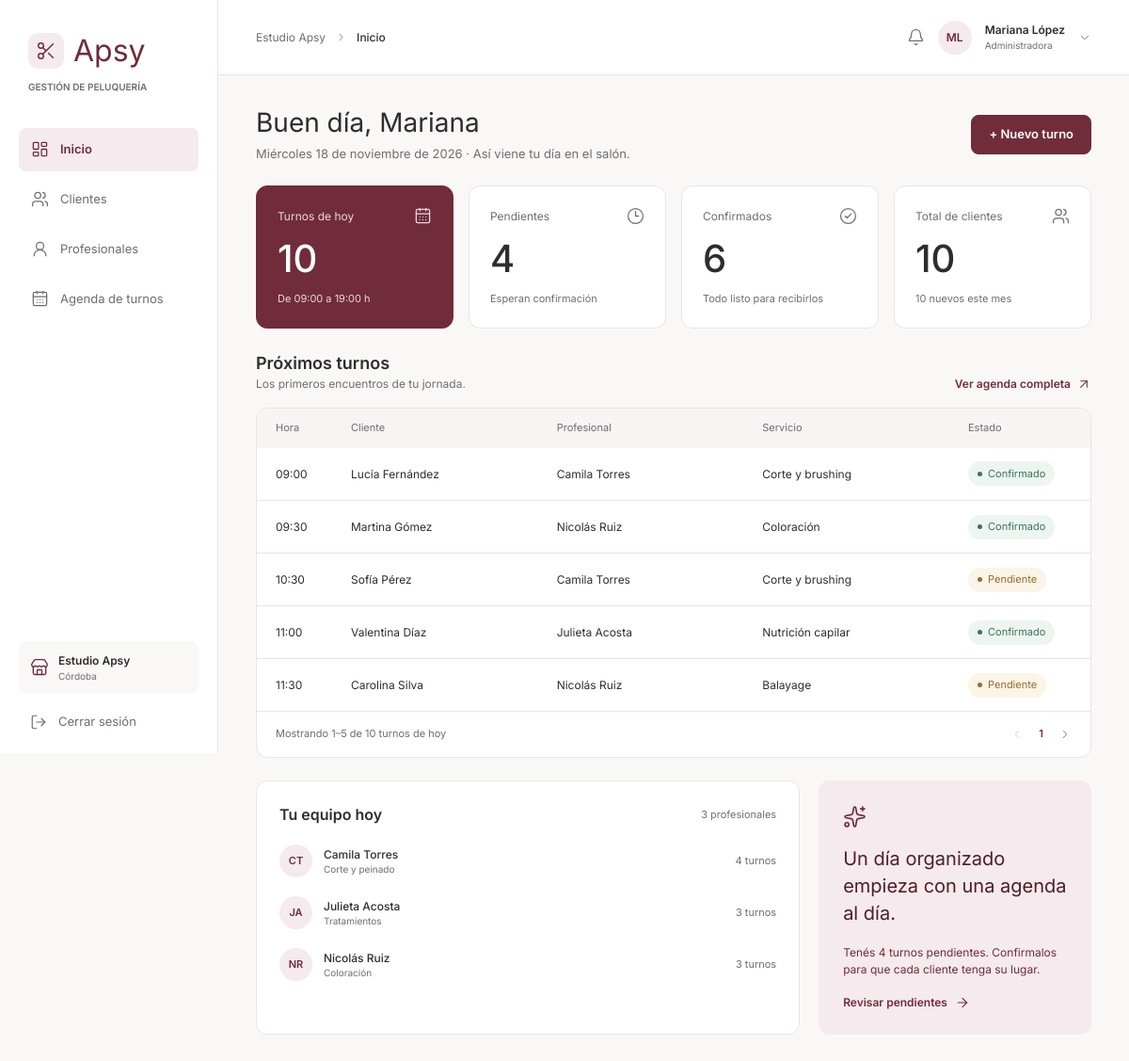
Page /dashboard.php (signed in) on the committed database.
### tables this page shows
CREATE TABLE turnos (
    id              INT UNSIGNED NOT NULL AUTO_INCREMENT,
    cliente_id      INT UNSIGNED NOT NULL,
    profesional_id  INT UNSIGNED NOT NULL,
    servicio_id     INT UNSIGNED NOT NULL,
    fecha           DATE         NOT NULL,
    hora_inicio     TIME         NOT NULL,
    hora_fin        TIME         NOT NULL,           
    estado          ENUM('pendiente','confirmado','cancelado','completado')
                    NOT NULL DEFAULT 'pendiente',
    creado_en       DATETIME     NOT NULL DEFAULT CURRENT_TIMESTAMP,
    PRIMARY KEY (id),

     
    KEY idx_turnos_fecha_hora (fecha, hora_inicio),                     
    KEY idx_turnos_prof_fecha (profesional_id, fecha, hora_inicio),     
    KEY idx_turnos_cliente (cliente_id),
    KEY idx_turnos_servicio (servicio_id),

     
     
    CONSTRAINT fk_turnos_cliente
        FOREIGN KEY (cliente_id)     REFERENCES clientes(id)
        ON DELETE RESTRICT ON UPDATE CASCADE,
    CONSTRAINT fk_turnos_profesional
        FOREIGN KEY (profesional_id) REFERENCES profesionales(id)
        ON DELETE RESTRICT ON UPDATE CASCADE,
    CONSTRAINT fk_turnos_servicio
        FOREIGN KEY (servicio_id)    REFERENCES servicios(id)
        ON DELETE RESTRICT ON UPDATE CASCADE,

    CONSTRAINT chk_turnos_horas CHECK (hora_fin > hora_inicio)
);

CREATE TABLE servicios (
    id            INT UNSIGNED      NOT NULL AUTO_INCREMENT,
    nombre        VARCHAR(80)       NOT NULL,
    duracion_min  SMALLINT UNSIGNED NOT NULL,        
    PRIMARY KEY (id),
    UNIQUE KEY uq_servicios_nombre (nombre),
    CONSTRAINT chk_servicios_duracion CHECK (duracion_min > 0)
);

### includes/auth.php (called while the page is built, shortened)
<?php
function usuario_actual(): array
{
    return [
        'id'       => $_SESSION['usuario_id'] ?? 0,
        'usuario'  => $_SESSION['usuario']    ?? '',
        'nombre'   => $_SESSION['nombre']     ?? '',
        'apellido' => $_SESSION['apellido']   ?? '',
        'rol'      => $_SESSION['rol']        ?? '',
    ];
}

### includes/turnos_funciones.php (called while the page is built, shortened)
<?php
function estados_turno(): array
{
    return [
        'pendiente'  => 'Pendiente',
        'confirmado' => 'Confirmado',
        'cancelado'  => 'Cancelado',
        'completado' => 'Completado',
    ];
}

### dashboard.php (the view, shortened to what this page needs)
<?php
require_once 'includes/auth.php';
require_once 'includes/conexion.php';
require_once 'includes/funciones.php';
require_once 'includes/turnos_funciones.php';
$hoy     = date('Y-m-d');
$stmt = $conexion->prepare('SELECT estado, COUNT(*) AS cantidad FROM turnos WHERE fecha = ? GROUP BY estado');
$stmt->bind_param('s', $hoy);
$stmt->execute();
$por_estado = [];
foreach ($stmt->get_result()->fetch_all(MYSQLI_ASSOC) as $fila) {
    $por_estado[$fila['estado']] = (int) $fila['cantidad'];
}
$pendientes  = $por_estado['pendiente']  ?? 0;
$confirmados = $por_estado['confirmado'] ?? 0;
$turnos_hoy  = array_sum($por_estado) - ($por_estado['cancelado'] ?? 0);
$primero_de_mes = date('Y-m-01');
$stmt = $conexion->prepare('SELECT COUNT(*) AS total, SUM(creado_en >= ?) AS nuevos FROM clientes WHERE activo = 1');
$stmt->bind_param('s', $primero_de_mes);
$stmt->execute();
$clientes       = $stmt->get_result()->fetch_assoc();
$total_clientes = (int) $clientes['total'];
$clientes_nuevos = (int) $clientes['nuevos'];
$pag = paginar($turnos_hoy, POR_PAGINA, (int) get_texto('pagina'));
$stmt = $conexion->prepare(
    "SELECT t.hora_inicio, t.estado,
            CONCAT(c.nombre, ' ', c.apellido) AS cliente,
            CONCAT(p.nombre, ' ', p.apellido) AS profesional,
            s.nombre AS servicio
       FROM turnos t
      INNER JOIN clientes c      ON c.id = t.cliente_id
      INNER JOIN profesionales p ON p.id = t.profesional_id
      INNER JOIN servicios s     ON s.id = t.servicio_id
      WHERE t.fecha = ? AND t.estado <> 'cancelado'
      ORDER BY t.hora_inicio, p.apellido
      LIMIT ? OFFSET ?"
);
$stmt->bind_param('sii', $hoy, $pag['por_pagina'], $pag['offset']);
$stmt->execute();
$proximos = $stmt->get_result()->fetch_all(MYSQLI_ASSOC);
$stmt = $conexion->prepare(
    "SELECT p.nombre, p.apellido, p.especialidad, COUNT(t.id) AS cantidad
       FROM profesionales p
      INNER JOIN turnos t ON t.profesional_id = p.id AND t.fecha = ? AND t.estado <> 'cancelado'
      WHERE p.activo = 1
      GROUP BY p.id, p.nombre, p.apellido, p.especialidad
      ORDER BY cantidad DESC, p.apellido
      LIMIT 8"
);
$stmt->bind_param('s', $hoy);
$stmt->execute();
$equipo = $stmt->get_result()->fetch_all(MYSQLI_ASSOC);
$estados       = estados_turno();
require 'includes/header.php';
?>
<div class="encabezado-pagina">
    <div>
        <h1><?= e(saludo_segun_hora()) ?>, <?= e($usuario['nombre']) ?></h1>
        <p><?= e(fecha_larga()) ?> · Así viene tu día en el salón.</p>
    </div>
    <a class="boton boton--primario" href="turnos.php?nuevo=1">+ Nuevo turno</a>
</div>
<section class="indicadores" aria-label="Resumen del día">
    <article class="indicador indicador--destacado">
        <div class="indicador__etiqueta"><span>Turnos de hoy</span><?= icono('calendar-days', 19) ?></div>
        <p class="indicador__valor"><?= $turnos_hoy ?></p>
        <p class="indicador__nota">De <?= e(HORA_APERTURA) ?> a <?= e(HORA_CIERRE) ?> h</p>
    </article>
    <article class="indicador">
        <div class="indicador__etiqueta"><span>Pendientes</span><?= icono('clock-3', 19) ?></div>
        <p class="indicador__valor"><?= $pendientes ?></p>
        <p class="indicador__nota">Esperan confirmación</p>
    </article>
    <article class="indicador">
        <div class="indicador__etiqueta"><span>Confirmados</span><?= icono('circle-check', 19) ?></div>
        <p class="indicador__valor"><?= $confirmados ?></p>
        <p class="indicador__nota">Todo listo para recibirlos</p>
    </article>
    <article class="indicador">
        <div class="indicador__etiqueta"><span>Total de clientes</span><?= icono('users', 19) ?></div>
        <p class="indicador__valor"><?= $total_clientes ?></p>
        <p class="indicador__nota"><?= $clientes_nuevos ?><?= $clientes_nuevos === 1 ? ' nuevo' : ' nuevos' ?> este mes</p>
    </article>
</section>
<section class="seccion">
    <div class="seccion__encabezado">
        <div>
            <h2>Próximos turnos</h2>
            <p>Los primeros encuentros de tu jornada.</p>
        </div>
        <a class="enlace-flecha" href="turnos.php">Ver agenda completa <?= icono('arrow-up-right', 16) ?></a>
    </div>
    <div class="tabla-tarjeta">
        <table class="tabla">
            <thead>
                <tr>
                    <th class="col-hora">Hora</th>
                    <th>Cliente</th>
                    <th>Profesional</th>
                    <th>Servicio</th>
                    <th class="col-estado">Estado</th>
                </tr>
            </thead>
            <tbody>
            <?php foreach ($proximos as $t): ?>
                <tr>
                    <td data-label="Hora"><?= e(substr($t['hora_inicio'], 0, 5)) ?></td>
                    <td data-label="Cliente"><?= e($t['cliente']) ?></td>
                    <td data-label="Profesional"><?= e($t['profesional']) ?></td>
                    <td data-label="Servicio"><?= e($t['servicio']) ?></td>
                    <td data-label="Estado"><span class="badge badge--<?= e($t['estado']) ?>"><?= e($estados[$t['estado']] ?? $t['estado']) ?></span></td>
                </tr>
            <?php endforeach; ?>
            </tbody>
        </table>
        <?php
        require 'parciales/paginacion.php';
        ?>
    </div>
</section>
<section class="panorama">
    <article class="tarjeta">
        <div class="tarjeta__cabecera">
            <h2>Tu equipo hoy</h2>
            <p><?= count($equipo) ?> <?= count($equipo) === 1 ? 'profesional' : 'profesionales' ?></p>
        </div>
        <ul class="equipo">
            <?php foreach ($equipo as $p): ?>
                <li class="equipo__persona">
                    <span class="avatar avatar--chico"><?= e(iniciales($p['nombre'], $p['apellido'])) ?></span>
                    <div class="equipo__datos">
                        <p class="equipo__nombre"><?= e($p['nombre'] . ' ' . $p['apellido']) ?></p>
                        <p class="equipo__especialidad"><?= e($p['especialidad']) ?></p>
                    </div>
                    <p class="equipo__cantidad"><?= (int) $p['cantidad'] ?> <?= (int) $p['cantidad'] === 1 ? 'turno' : 'turnos' ?></p>
                </li>
            <?php endforeach; ?>
        </ul>
    </article>
    <article class="aviso-suave aviso-suave--recordatorio">
        <?= icono('sparkles', 25) ?>
        <?php if ($pendientes > 0): ?>
            <h2>Un día organizado empieza con una agenda al día.</h2>
            <p>
                <?= $pendientes === 1
                    ? 'Tenés 1 turno pendiente. Confirmalo para que tu cliente tenga su lugar.'
                    : 'Tenés ' . $pendientes . ' turnos pendientes. Confirmalos para que cada cliente tenga su lugar.' ?>
            </p>
            <a class="aviso-suave__enlace" href="turnos.php?<?= e(http_build_query(['fecha' => $hoy, 'estado' => 'pendiente'])) ?>">
                Revisar pendientes <?= icono('arrow-right', 16) ?>
            </a>
        <?php endif; ?>
    </article>
</section>
<?php require 'includes/footer.php'; ?>

### rows in the picture
turnos: hora_inicio "09:00", cliente "Lucía Fernández", profesional "Camila Torres", servicio.nombre "Corte y brushing", estado "Confirmado"
turnos: hora_inicio "09:30", cliente "Martina Gómez", profesional "Nicolás Ruiz", servicio.nombre "Coloración", estado "Confirmado"
turnos: hora_inicio "10:30", cliente "Sofía Pérez", profesional "Camila Torres", servicio.nombre "Corte y brushing", estado "Pendiente"
turnos: hora_inicio "11:00", cliente "Valentina Díaz", profesional "Julieta Acosta", servicio.nombre "Nutrición capilar", estado "Confirmado"
turnos: hora_inicio "11:30", cliente "Carolina Silva", profesional "Nicolás Ruiz", servicio.nombre "Balayage", estado "Pendiente"

### other values in the picture
$texto "Inicio"
$texto "Clientes"
$texto "Profesionales"
$texto "Agenda de turnos"
$titulo_pagina "Inicio"
iniciales($usuario['nombre'], $usuario['apellido']) "ML"
$usuario['nombre'] . ' ' . $usuario['apellido'] "Mariana López"
$usuario['rol'] "Administradora"
saludo_segun_hora() "Buen día"
$usuario['nombre'] "Mariana"
fecha_larga() "Miércoles 18 de noviembre de 2026"
$turnos_hoy "10"
HORA_APERTURA "09:00"
HORA_CIERRE "19:00"
$pendientes "4"
